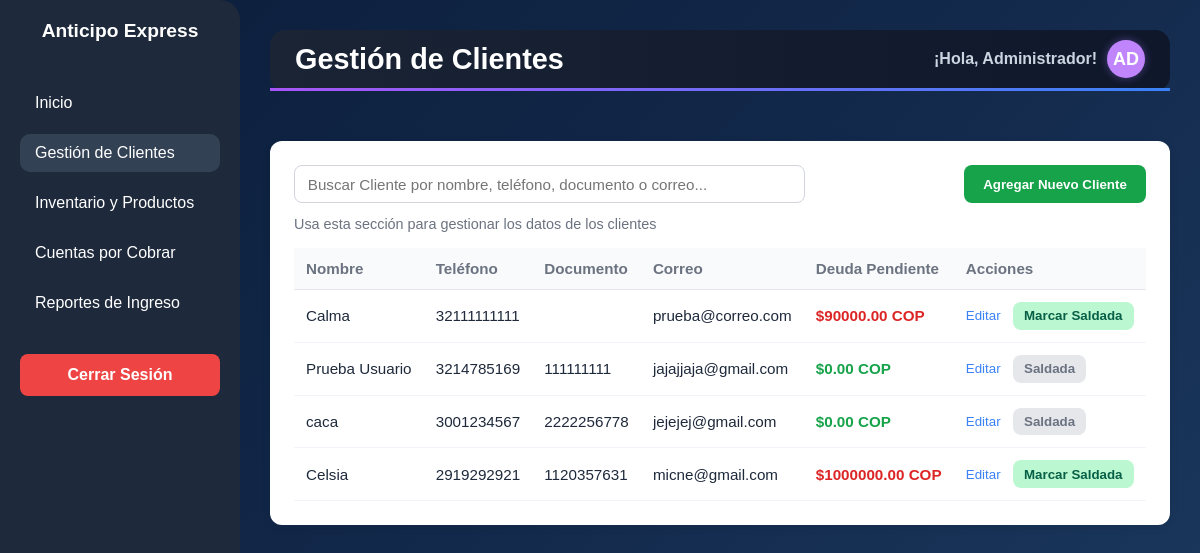
The page /adminapp/clientes/ on the database as committed earlier.
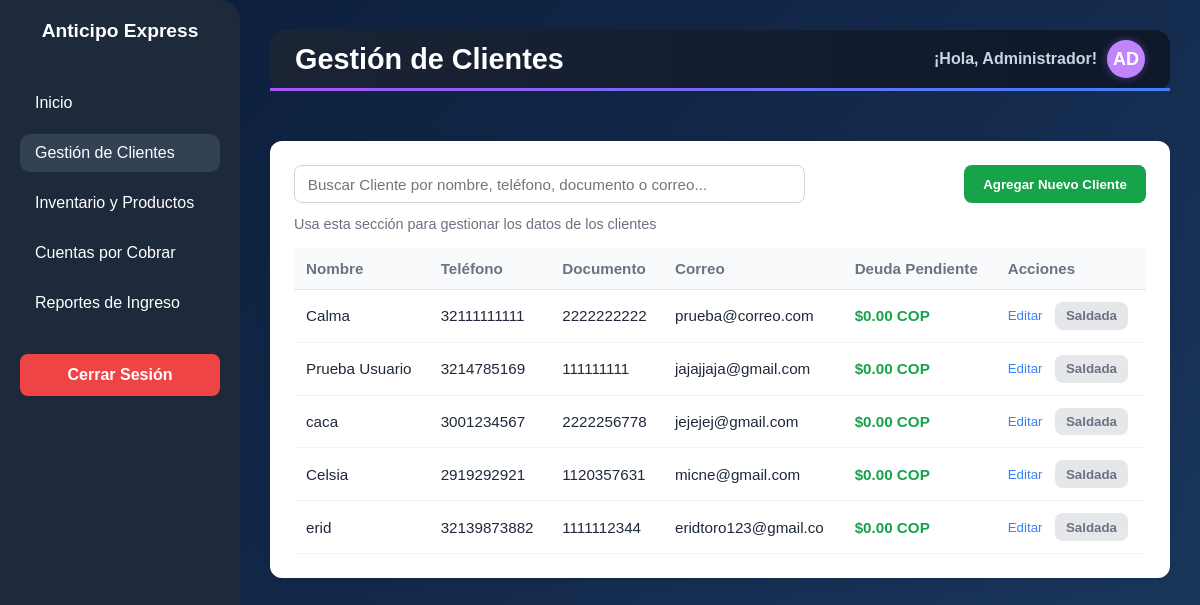
The same page on the database as committed later.
### app_administrador/models.py (models this page shows, shortened)
class Cliente(models.Model):
    nombre = models.CharField(max_length=100)
    telefono = models.CharField(max_length=20)
    documento_identidad = models.CharField(max_length=50)
    correo = models.EmailField(null=True, blank=True)
    deuda_total = models.DecimalField(max_digits=12, decimal_places=2, default=0)
    estado = models.CharField(max_length=50, default="Activo")

### app_administrador/views.py (the view)
# urls.py: path('clientes/', views.admin_clientes, name="admin_clientes"),
def admin_clientes(request):
    clientes = Cliente.objects.all()
    return render(request, 'administrador/clientes.html', {"clientes": clientes})

### app_administrador/templates/administrador/clientes.html (shortened to what this page needs)
<!DOCTYPE html>
<html lang="en">
<head>
    {% load static %}
    <link rel="stylesheet" href="{% static 'css/estilos.css' %}">
</head>
<body>
<aside class="barra-lateral">
    <h2 class="logo">
        <span class="texto">Anticipo Express</span>
    </h2>
    <ul class="menu">
        <li><a href="{% url 'admin_inicio' %}">Inicio</a></li>
        <li><a href="{% url 'admin_clientes' %}" class="activo">Gestión de Clientes</a></li>
        <li><a href="{% url 'admin_productos' %}">Inventario y Productos</a></li>
        <li><a href="{% url 'admin_cuentas' %}">Cuentas por Cobrar</a></li>
        <li><a href="{% url 'admin_reportes' %}">Reportes de Ingreso</a></li>
    </ul>
    <a href="{% url 'inicio_login' %}" class="logout">Cerrar Sesión</a>
</aside>
<main class="contenido">
    <header class="encabezado">
        <h1>Gestión de Clientes</h1>
        <div class="usuario">
            <p>¡Hola, Administrador!</p>
            <div class="avatar">AD</div>
        </div>
    </header>
    <div class="contenedor-clientes">
        <div class="buscador">
            <input type="text" id="buscarCliente" placeholder="Buscar Cliente por nombre, teléfono, documento o correo...">
            <button class="btn-verde" id="btnAgregarCliente">Agregar Nuevo Cliente</button>
        </div>
        <p class="descripcion">Usa esta sección para gestionar los datos de los clientes</p>
        <table class="tabla-clientes">
            <thead>
                <tr>
                    <th>Nombre</th>
                    <th>Teléfono</th>
                    <th>Documento</th>
                    <th>Correo</th>
                    <th>Deuda Pendiente</th>
                    <th>Acciones</th>
                </tr>
            </thead>
            <tbody>
                {% for cliente in clientes %}
                <tr>
                    <td>{{ cliente.nombre }}</td>
                    <td>{{ cliente.telefono }}</td>
                    <td>{{ cliente.documento_identidad }}</td>
                    <td>{% if cliente.correo %}{{ cliente.correo }}{% else %}-{% endif %}</td>
                    <td class="{% if cliente.deuda_total > 0 %}rojo{% else %}verde{% endif %}">
                        ${{ cliente.deuda_total }} COP
                    </td>
                    <td>
                        <button class="btn-editar"
                                onclick="abrirEditar('{{ cliente.id }}','{{ cliente.nombre }}','{{ cliente.telefono }}','{{ cliente.documento_identidad }}','{{ cliente.correo }}','{{ cliente.deuda_total }}')">
                                Editar
                        </button>
                        {% if cliente.deuda_total == 0 %}
                            <button
                                class="btn-saldada"
                                disabled>
                                Saldada
                            </button>
                        {% else %}
                            <button
                                class="btn-saldar"
                                onclick="confirmarSaldar('{{ cliente.id }}', this)">
                                Marcar Saldada
                            </button>
                        {% endif %}
                    </td>
                </tr>
                {% endfor %}
            </tbody>
        </table>
    </div>
</main>
</body>
</html>

Rows that differ between the two databases and show on the page:
changed Cliente "Calma": documento_identidad (not shown) → "2222222222"; deuda_total "90000.00" → "0.00"; deuda_total "Marcar Saldada" → "Saldada"
changed Cliente "Celsia": deuda_total "1000000.00" → "0.00"; deuda_total "Marcar Saldada" → "Saldada"
added Cliente: nombre "erid", telefono "32139873882", documento_identidad "1111112344", correo "eridtoro123@gmail.co", deuda_total "0.00", shows "Saldada"
